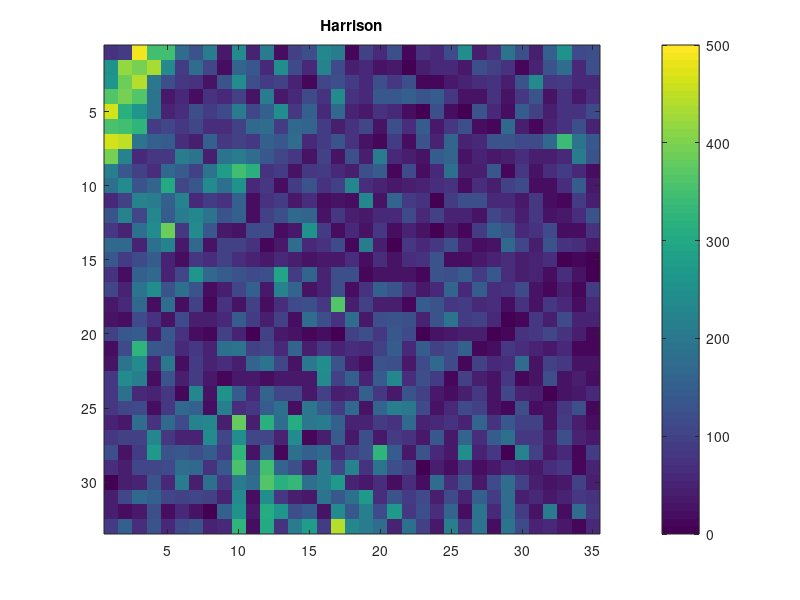

MATLAB code to generate this figure: (Note: this script raises an error after producing the figure.)
% This file is loads in data and generates heatmaps for Harrison's,
% Smalley's, and Camacho's old offices.
% This was done using new data gathered in the empty offices, and used to
% ensure that Harrison's office still has an advantage over the other two

clear; close all;
load SPECIALFOLDER/processed.mat;

figure();
imagesc(harrisonComplete);
ax1 = gca; title('Harrison');
colorbar;
caxis([0 500]);
ax1.YDir = 'normal'; drawnow;

figure();
imagesc(smalleyComplete);
ax2 = gca; title('Smalley');
colorbar;
caxis([0 500]);
ax2.YDir = 'normal'; drawnow;

figure();
imagesc(camachoComplete);
ax3 = gca; title('Camacho');
colorbar;
caxis([0 500]);
ax3.YDir = 'normal'; drawnow;

hmax = max(max(harrisonComplete));
smax = max(max(smalleyComplete));
cmax = max(max(camachoComplete));